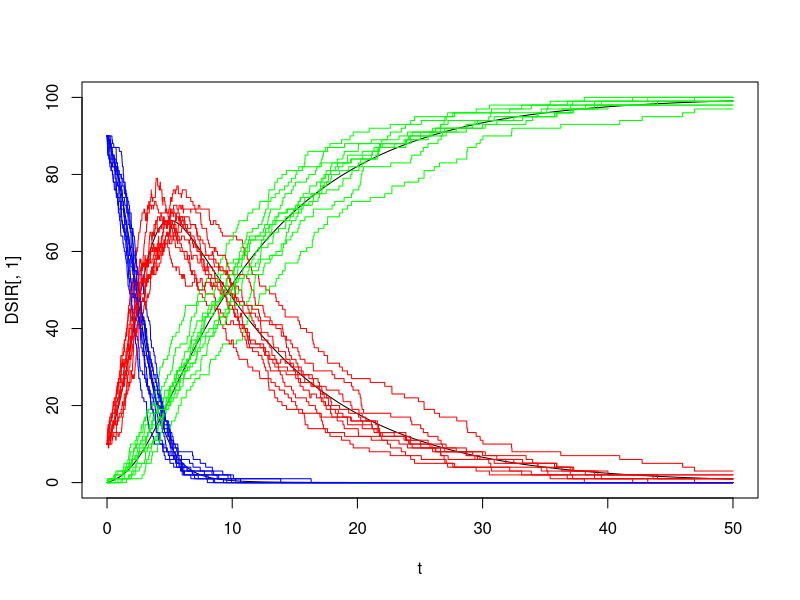

Reproduce this figure in R. (Note: this script raises an error after producing the figure.)
Stoch_SIR = function(lambda,gamma,N,dt,Tfin){
  SIR = matrix(0,nrow=Tfin/dt+1,ncol=3)
  SIR[1,] = c(N-10,10,0)
  nTime = Tfin/dt+1
  for(i in 2:nTime){
    infect = 0
    recover = 0
    if(SIR[i-1,2]>0){
      infectTimes = rexp(SIR[i-1,1],lambda*SIR[i-1,2])
      infect = sum(infectTimes<=dt)
      recoverTimes = rexp(SIR[i-1,2],gamma)
      recover = sum(recoverTimes<=dt)
    }
    SIR[i,1] = SIR[i-1,1]-infect
    SIR[i,2] = SIR[i-1,2]+infect-recover
    SIR[i,3] = SIR[i-1,3]+recover
  }
  return(SIR)
}

Det_SIR = function(lambda,gamma,dt,N,Tfin){
  SIR = matrix(0,nrow=Tfin/dt+1,ncol=3)
  SIR[1,] = c(N-10,10,0)
  nTime = Tfin/dt+1
  for(i in 2:nTime){
    infect = lambda*SIR[i-1,1]*SIR[i-1,2]
    recover = gamma*SIR[i-1,2]
    SIR[i,1] = SIR[i-1,1]-infect*dt
    SIR[i,2] = SIR[i-1,2]+(infect-recover)*dt
    SIR[i,3] = SIR[i-1,3]+recover*dt
  }
  return(SIR)
}

N = 100
dt = .01
Tfin = 50
lambda = .01
gamma = .1


##fake data generation
t = seq(0,Tfin,dt)
DSIR = Det_SIR(lambda,gamma,dt,N,Tfin)
plot(t,DSIR[,1],type="l",ylim=c(0,100))
lines(t,DSIR[,2])
lines(t,DSIR[,3])

for(i in 1:10){
  SSIR = Stoch_SIR(lambda,gamma,N,dt,Tfin)
  lines(t,SSIR[,1],type="l",col="blue",ylim=c(0,100))
  lines(t,SSIR[,2],col="red")
  lines(t,SSIR[,3],col="green")
}

SIR = 0*SIR
for(i in 1:20){
  SIR = SIR + Stoch_SIR(lambda,gamma,N,dt,Tfin)
}
SIR = SIR/20

